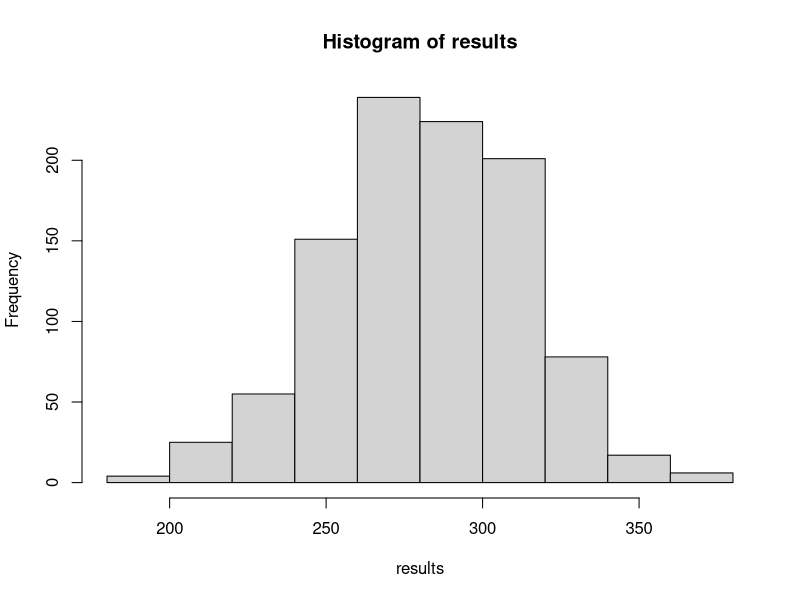

R code for this plot:
## ---- chunk 1
results=vector("numeric")
for(j in 1:1000){
bank=0
for(i in 1:637){
  class=sample(365,35,replace=TRUE)
  n=length(unique(class))
if(n==35)bank=bank-2
  else bank=bank+1
}
results[j]=bank
}
sortRESULTS=sort(results)
lcl=sortRESULTS[25]
ucl=sortRESULTS[975]
hist(results)
